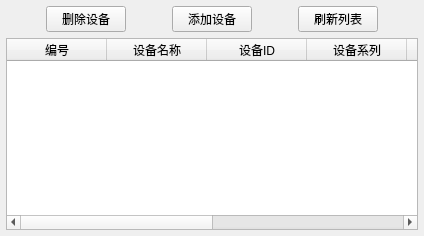
             <widget class="QWidget" name="tab_7">
              <attribute name="title">
               <string>与服务器通信</string>
              </attribute>
              <layout class="QHBoxLayout" name="horizontalLayout_14" stretch="0">
               <property name="spacing">
                <number>6</number>
               </property>
               <property name="leftMargin">
                <number>6</number>
               </property>
               <property name="topMargin">
                <number>6</number>
               </property>
               <property name="rightMargin">
                <number>6</number>
               </property>
               <property name="bottomMargin">
                <number>6</number>
               </property>
               <item>
                <layout class="QVBoxLayout" name="verticalLayout_5">
                 <item>
                  <layout class="QHBoxLayout" name="horizontalLayout_15">
                   <item>
                    <spacer name="horizontalSpacer_9">
                     <property name="orientation">
                      <enum>Qt::Horizontal</enum>
                     </property>
                     <property name="sizeHint" stdset="0">
                      <size>
                       <width>40</width>
                       <height>20</height>
                      </size>
                     </property>
                    </spacer>
                   </item>
                   <item>
                    <widget class="QPushButton" name="pushButton_8">
                     <property name="text">
                      <string>删除设备</string>
                     </property>
                    </widget>
                   </item>
                   <item>
                    <spacer name="horizontalSpacer_10">
                     <property name="orientation">
                      <enum>Qt::Horizontal</enum>
                     </property>
                     <property name="sizeHint" stdset="0">
                      <size>
                       <width>40</width>
                       <height>20</height>
                      </size>
                     </property>
                    </spacer>
                   </item>
                   <item>
                    <widget class="QPushButton" name="pushButton_9">
                     <property name="text">
                      <string>添加设备</string>
                     </property>
                    </widget>
                   </item>
                   <item>
                    <spacer name="horizontalSpacer_11">
                     <property name="orientation">
                      <enum>Qt::Horizontal</enum>
                     </property>
                     <property name="sizeHint" stdset="0">
                      <size>
                       <width>40</width>
                       <height>20</height>
                      </size>
                     </property>
                    </spacer>
                   </item>
                   <item>
                    <widget class="QPushButton" name="pushButton_10">
                     <property name="text">
                      <string>刷新列表</string>
                     </property>
                    </widget>
                   </item>
                   <item>
                    <spacer name="horizontalSpacer_12">
                     <property name="orientation">
                      <enum>Qt::Horizontal</enum>
                     </property>
                     <property name="sizeHint" stdset="0">
                      <size>
                       <width>40</width>
                       <height>20</height>
                      </size>
                     </property>
                    </spacer>
                   </item>
                  </layout>
                 </item>
                 <item>
                  <widget class="QTableWidget" name="tableWidget_3">
                   <column>
                    <property name="text">
                     <string>编号</string>
                    </property>
                   </column>
                   <column>
                    <property name="text">
                     <string>设备名称</string>
                    </property>
                   </column>
                   <column>
                    <property name="text">
                     <string>设备ID</string>
                    </property>
                   </column>
                   <column>
                    <property name="text">
                     <string>设备系列</string>
                    </property>
                   </column>
                   <column>
                    <property name="text">
                     <string>设备地址</string>
                    </property>
                   </column>
                   <column>
                    <property name="text">
                     <string>设备归属人名称</string>
                    </property>
                   </column>
                   <column>
                    <property name="text">
                     <string>设备归属人手机</string>
                    </property>
                   </column>
                   <column>
                    <property name="text">
                     <string>在线状态</string>
                    </property>
                   </column>
                  </widget>
                 </item>
                </layout>
               </item>
              </layout>
             </widget>
